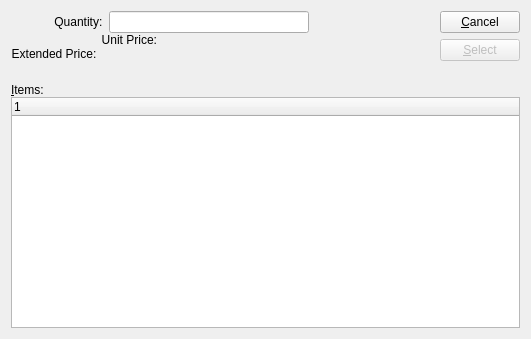
<?xml version="1.0" encoding="UTF-8"?>
<ui version="4.0">
 <comment>This file is part of the xTuple ERP: PostBooks Edition, a free and
open source Enterprise Resource Planning software suite,
Copyright (c) 1999-2018 by OpenMFG LLC, d/b/a xTuple.
It is licensed to you under the Common Public Attribution License
version 1.0, the full text of which (including xTuple-specific Exhibits)
is available at www.xtuple.com/CPAL.  By using this software, you agree
to be bound by its terms.</comment>
 <class>vendorPriceList</class>
 <widget class="QDialog" name="vendorPriceList">
  <property name="geometry">
   <rect>
    <x>0</x>
    <y>0</y>
    <width>531</width>
    <height>339</height>
   </rect>
  </property>
  <property name="sizePolicy">
   <sizepolicy hsizetype="Preferred" vsizetype="Preferred">
    <horstretch>0</horstretch>
    <verstretch>0</verstretch>
   </sizepolicy>
  </property>
  <property name="windowTitle">
   <string>Price List</string>
  </property>
  <layout class="QVBoxLayout">
   <item>
    <layout class="QHBoxLayout">
     <item>
      <layout class="QVBoxLayout">
       <property name="spacing">
        <number>0</number>
       </property>
       <item>
        <layout class="QHBoxLayout">
         <property name="spacing">
          <number>0</number>
         </property>
         <property name="margin">
          <number>0</number>
         </property>
         <item>
          <widget class="QLabel" name="_qtyLit">
           <property name="text">
            <string>             Quantity:  </string>
           </property>
           <property name="alignment">
            <set>Qt::AlignRight|Qt::AlignTrailing|Qt::AlignVCenter</set>
           </property>
           <property name="buddy">
            <cstring>_qty</cstring>
           </property>
          </widget>
         </item>
         <item>
          <widget class="XLineEdit" name="_qty">
           <property name="sizePolicy">
            <sizepolicy hsizetype="MinimumExpanding" vsizetype="Fixed">
             <horstretch>0</horstretch>
             <verstretch>0</verstretch>
            </sizepolicy>
           </property>
           <property name="minimumSize">
            <size>
             <width>200</width>
             <height>0</height>
            </size>
           </property>
           <property name="maximumSize">
            <size>
             <width>300</width>
             <height>16777215</height>
            </size>
           </property>
          </widget>
         </item>
        </layout>
       </item>
       <item>
        <layout class="QHBoxLayout">
         <item>
          <widget class="QLabel" name="_unitPriceLit">
           <property name="text">
            <string>          Unit Price:</string>
           </property>
           <property name="alignment">
            <set>Qt::AlignRight|Qt::AlignTrailing|Qt::AlignVCenter</set>
           </property>
           <property name="buddy">
            <cstring>_unitPrice</cstring>
           </property>
          </widget>
         </item>
         <item>
          <widget class="CurrCluster" name="_unitPrice">
           <property name="maximumSize">
            <size>
             <width>300</width>
             <height>32767</height>
            </size>
           </property>
           <property name="format">
            <enum>CurrDisplay::Cost</enum>
           </property>
           <property name="baseVisible">
            <bool>true</bool>
           </property>
           <property name="currencyEditable" stdset="0">
            <bool>false</bool>
           </property>
           <property name="enabled">
            <bool>false</bool>
           </property>
          </widget>
         </item>
        </layout>
       </item>
       <item>
        <layout class="QHBoxLayout">
         <property name="spacing">
          <number>0</number>
         </property>
         <item>
          <widget class="QLabel" name="_extendedPriceLit">
           <property name="text">
            <string>Extended Price:  </string>
           </property>
           <property name="alignment">
            <set>Qt::AlignRight|Qt::AlignTrailing|Qt::AlignVCenter</set>
           </property>
          </widget>
         </item>
         <item>
          <widget class="CurrCluster" name="_extendedPrice">
           <property name="sizePolicy">
            <sizepolicy hsizetype="MinimumExpanding" vsizetype="Preferred">
             <horstretch>0</horstretch>
             <verstretch>0</verstretch>
            </sizepolicy>
           </property>
           <property name="maximumSize">
            <size>
             <width>300</width>
             <height>32767</height>
            </size>
           </property>
           <property name="format">
            <enum>CurrDisplay::ExtPrice</enum>
           </property>
           <property name="localControl">
            <bool>false</bool>
           </property>
           <property name="currencyVisible">
            <bool>true</bool>
           </property>
           <property name="enabled">
            <bool>false</bool>
           </property>
          </widget>
         </item>
        </layout>
       </item>
       <item>
        <spacer>
         <property name="orientation">
          <enum>Qt::Vertical</enum>
         </property>
         <property name="sizeType">
          <enum>QSizePolicy::MinimumExpanding</enum>
         </property>
         <property name="sizeHint" stdset="0">
          <size>
           <width>207</width>
           <height>16</height>
          </size>
         </property>
        </spacer>
       </item>
      </layout>
     </item>
     <item>
      <spacer>
       <property name="orientation">
        <enum>Qt::Horizontal</enum>
       </property>
       <property name="sizeType">
        <enum>QSizePolicy::Expanding</enum>
       </property>
       <property name="sizeHint" stdset="0">
        <size>
         <width>207</width>
         <height>16</height>
        </size>
       </property>
      </spacer>
     </item>
     <item>
      <layout class="QVBoxLayout">
       <property name="spacing">
        <number>6</number>
       </property>
       <property name="margin">
        <number>0</number>
       </property>
       <item>
        <widget class="QPushButton" name="_close">
         <property name="text">
          <string>&amp;Cancel</string>
         </property>
        </widget>
       </item>
       <item>
        <widget class="QPushButton" name="_select">
         <property name="enabled">
          <bool>false</bool>
         </property>
         <property name="text">
          <string>&amp;Select</string>
         </property>
         <property name="autoDefault">
          <bool>true</bool>
         </property>
         <property name="default">
          <bool>true</bool>
         </property>
        </widget>
       </item>
       <item>
        <spacer>
         <property name="orientation">
          <enum>Qt::Vertical</enum>
         </property>
         <property name="sizeType">
          <enum>QSizePolicy::MinimumExpanding</enum>
         </property>
         <property name="sizeHint" stdset="0">
          <size>
           <width>0</width>
           <height>0</height>
          </size>
         </property>
        </spacer>
       </item>
      </layout>
     </item>
    </layout>
   </item>
   <item>
    <widget class="QFrame" name="frame">
     <property name="sizePolicy">
      <sizepolicy hsizetype="Preferred" vsizetype="Expanding">
       <horstretch>0</horstretch>
       <verstretch>1</verstretch>
      </sizepolicy>
     </property>
     <property name="frameShape">
      <enum>QFrame::NoFrame</enum>
     </property>
     <property name="frameShadow">
      <enum>QFrame::Plain</enum>
     </property>
     <layout class="QVBoxLayout">
      <property name="spacing">
       <number>0</number>
      </property>
      <property name="margin">
       <number>0</number>
      </property>
      <item>
       <widget class="QLabel" name="_pricesLit">
        <property name="sizePolicy">
         <sizepolicy hsizetype="Preferred" vsizetype="Preferred">
          <horstretch>0</horstretch>
          <verstretch>0</verstretch>
         </sizepolicy>
        </property>
        <property name="minimumSize">
         <size>
          <width>0</width>
          <height>0</height>
         </size>
        </property>
        <property name="text">
         <string>&amp;Items:</string>
        </property>
        <property name="buddy">
         <cstring>_price</cstring>
        </property>
       </widget>
      </item>
      <item>
       <widget class="XTreeWidget" name="_price">
        <property name="sizePolicy">
         <sizepolicy hsizetype="Expanding" vsizetype="Expanding">
          <horstretch>0</horstretch>
          <verstretch>0</verstretch>
         </sizepolicy>
        </property>
        <property name="minimumSize">
         <size>
          <width>0</width>
          <height>100</height>
         </size>
        </property>
       </widget>
      </item>
     </layout>
    </widget>
   </item>
  </layout>
 </widget>
 <layoutdefault spacing="6" margin="11"/>
 <customwidgets>
  <customwidget>
   <class>CurrCluster</class>
   <extends>CurrDisplay</extends>
   <header>currcluster.h</header>
   <container>1</container>
  </customwidget>
  <customwidget>
   <class>CurrDisplay</class>
   <extends>QWidget</extends>
   <header>currcluster.h</header>
  </customwidget>
  <customwidget>
   <class>XLineEdit</class>
   <extends>QLineEdit</extends>
   <header>xlineedit.h</header>
   <container>1</container>
  </customwidget>
  <customwidget>
   <class>XTreeWidget</class>
   <extends>QTreeWidget</extends>
   <header>xtreewidget.h</header>
   <container>1</container>
  </customwidget>
 </customwidgets>
 <tabstops>
  <tabstop>_qty</tabstop>
  <tabstop>_price</tabstop>
  <tabstop>_select</tabstop>
  <tabstop>_close</tabstop>
 </tabstops>
 <resources/>
 <connections>
  <connection>
   <sender>_price</sender>
   <signal>itemSelected(int)</signal>
   <receiver>_select</receiver>
   <slot>animateClick()</slot>
   <hints>
    <hint type="sourcelabel">
     <x>29</x>
     <y>212</y>
    </hint>
    <hint type="destinationlabel">
     <x>479</x>
     <y>66</y>
    </hint>
   </hints>
  </connection>
  <connection>
   <sender>_price</sender>
   <signal>valid(bool)</signal>
   <receiver>_select</receiver>
   <slot>setEnabled(bool)</slot>
   <hints>
    <hint type="sourcelabel">
     <x>29</x>
     <y>212</y>
    </hint>
    <hint type="destinationlabel">
     <x>479</x>
     <y>66</y>
    </hint>
   </hints>
  </connection>
 </connections>
</ui>
